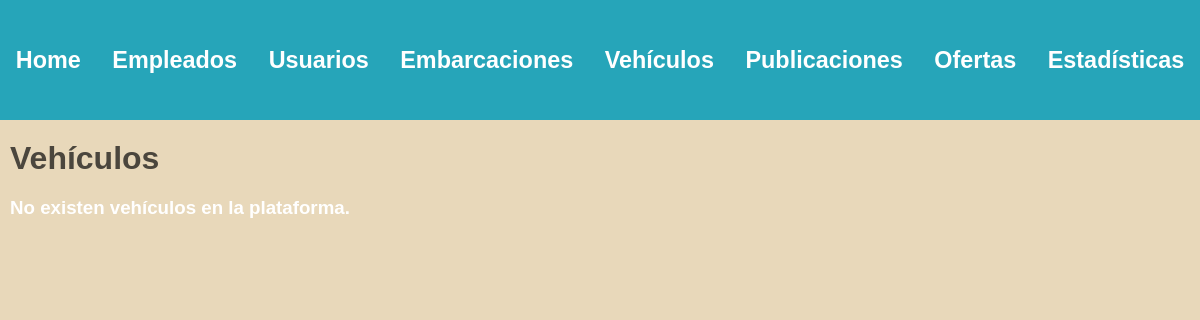
Before: /administrador/vehiculos/ (signed in) with the older database file.
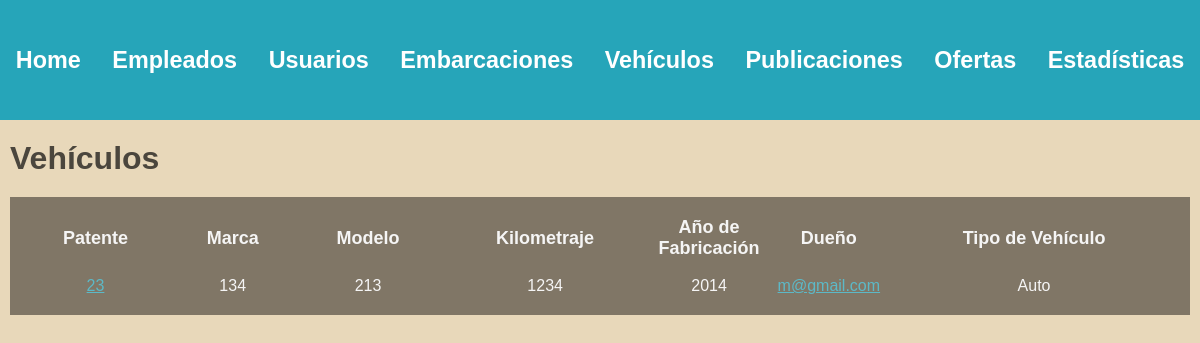
After: the same page with the newer database file.
### vehiculos/models.py (models this page shows)
class Vehiculo(models.Model):
    patente = models.CharField(max_length=100, unique=True)
    marca = models.CharField(max_length=100)
    modelo = models.CharField(max_length=100)
    tipo = models.ForeignKey(TipoVehiculo, on_delete=models.SET_NULL, null=True)
    año_fabricacion = models.DecimalField(max_digits=4, decimal_places=0, default=2000)
    kilometraje = models.DecimalField(max_digits=10, decimal_places=0, default=0)
    dueño = models.ForeignKey(Usuario, on_delete=models.CASCADE)

class TipoVehiculo(models.Model):
    clase = models.CharField(max_length=50, unique=True)

### usuarios/models.py (models this page shows, shortened)
class Usuario(AbstractBaseUser, PermissionsMixin):
    nombre = models.CharField(max_length=50)
    apellido = models.CharField(max_length=50)
    fecha_nacimiento = models.DateField()
    telefono = models.CharField(max_length=13)
    mail = models.EmailField(max_length=50, unique=True)
    password = models.CharField(max_length=128)
    is_staff= models.BooleanField(default=False)
    is_blocked= models.BooleanField(default=False)
    USERNAME_FIELD = 'mail'
    REQUIRED_FIELDS = ['nombre', 'apellido', 'fecha_nacimiento', 'telefono']

### administrador/views.py (the view)
# urls.py: path('administrador/vehiculos/', views.listar_vehiculos, name='lista vehiculos'),
@login_required(login_url=reverse_lazy('home'))
def listar_vehiculos(request):
    user = request.user
    if not user.is_superuser:
        return redirect('home')
    vehiculos = Vehiculo.objects.exclude(patente__startswith='*')
    return render(request, 'vehicles.html', {'vehiculos': vehiculos})

### autenticacion/backend.py (called while the page is built)
    def get_user(self, user_id):
        UserModel = get_user_model()
        try:
            return UserModel.objects.get(pk=user_id)
        except UserModel.DoesNotExist:
            return None

### administrador/templates/vehicles.html (shortened to what this page needs)
{% extends 'layouts/navbar.html' %}
{% block content %}
<div class="header">
    <h1>Vehículos</h1>
</div>
{% if vehiculos %}
    <table>
        <thead>
            <tr>
                <th>Patente</th>
                <th>Marca</th>
                <th>Modelo</th>
                <th>Kilometraje</th>
                <th>Año de Fabricación</th>
                <th>Dueño</th>
                <th>Tipo de Vehículo</th>
            </tr>
        </thead>
        <tbody>
            {% for vehiculo in vehiculos %}
                <tr>
                    <td>
                        <a href="{% url 'ver detalle vehiculo' vehiculo.id 0 %}"> {{vehiculo.patente}} </a>
                    </td>
                    <td>{{ vehiculo.marca }}</td>
                    <td>{{ vehiculo.modelo }}</td>
                    <td>{{ vehiculo.kilometraje }}</td>
                    <td>{{ vehiculo.año_fabricacion }}</td>
                    <td>
                        <a href="{% url 'ver perfil' vehiculo.dueño.id %}"> {{vehiculo.dueño}} </a>
                    </td>
                    <td>{{ vehiculo.tipo.clase }}</td>
                </tr>
            {% endfor %}
        </tbody>
    </table>
{% else %}
    <h3>No existen vehículos en la plataforma.</h3>
{% endif %}
{% endblock %}

Changed rows visible on the page:
added Vehiculo: patente "23", marca "134", modelo "213", kilometraje "1234", año_fabricacion "2014", dueño "m@gmail.com", tipo.clase "Auto"
Other visible differences:
text no longer shown: "No existen vehículos en la plataforma."
text now shown: "Patente Marca Modelo Kilometraje Año de Fabricación Dueño Tipo de Vehículo"
